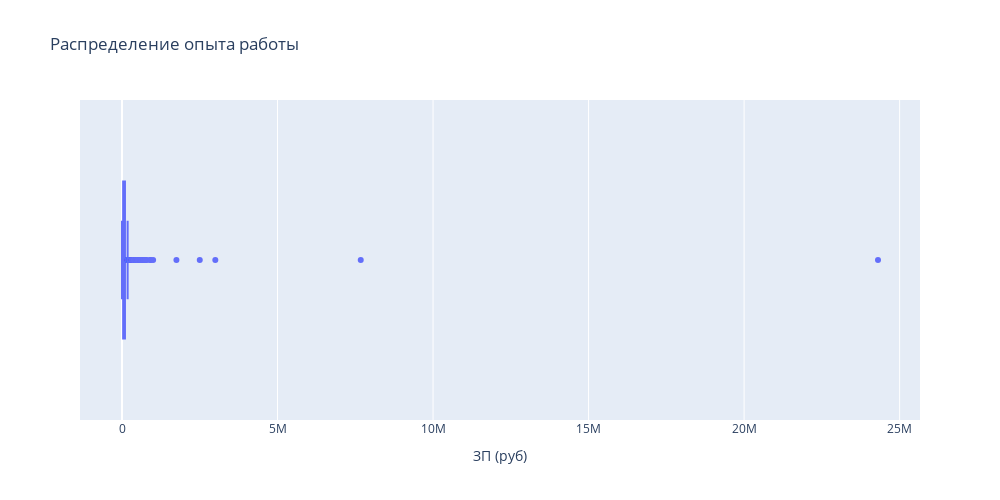

Write notebook code for a chart like this one.
### Markdown cell above
3. Постройте распределение признака **"ЗП (руб)"**. Опишите данное распределение, отвечая на следующие вопросы: каковы предельные значения признака, в каком примерном интервале находится заработная плата большинства соискателей? Есть ли аномалии для признака ЗП? Обратите внимание на гигантские размеры желаемой заработной платы.
*Совет: постройте гистограмму и коробчатую диаграмму рядом.*

### Code cell
px.histogram(data_frame=hh_data, x='ЗП (руб)', height=500, width=1000, title='Распределение опыта работы')
px.box(data_frame=hh_data, x='ЗП (руб)', height=500, width=1000, title='Распределение опыта работы')

### Figure 1 — Plotly figure (JSON) as saved in the notebook; plotly's stock layout.template omitted (floating-point values rounded to 4 significant figures; data arrays with more than 128 entries replaced by an {"elided": "..."} marker saying what was removed)
{"data": [{"alignmentgroup": "True", "hovertemplate": "ЗП (руб)=%{x}<extra></extra>", "legendgroup": "", "marker": {"color": "#636efa"}, "name": "", "notched": false, "offsetgroup": "", "orientation": "h", "showlegend": false, "type": "box", "x": {"elided": "44744 float values"}, "x0": " ", "xaxis": "x", "y0": " ", "yaxis": "y"}], "layout": {"boxmode": "group", "height": 500, "legend": {"tracegroupgap": 0}, "title": {"text": "Распределение опыта работы"}, "width": 1000, "xaxis": {"anchor": "y", "domain": [0, 1], "title": {"text": "ЗП (руб)"}}, "yaxis": {"anchor": "x", "domain": [0, 1]}}}
